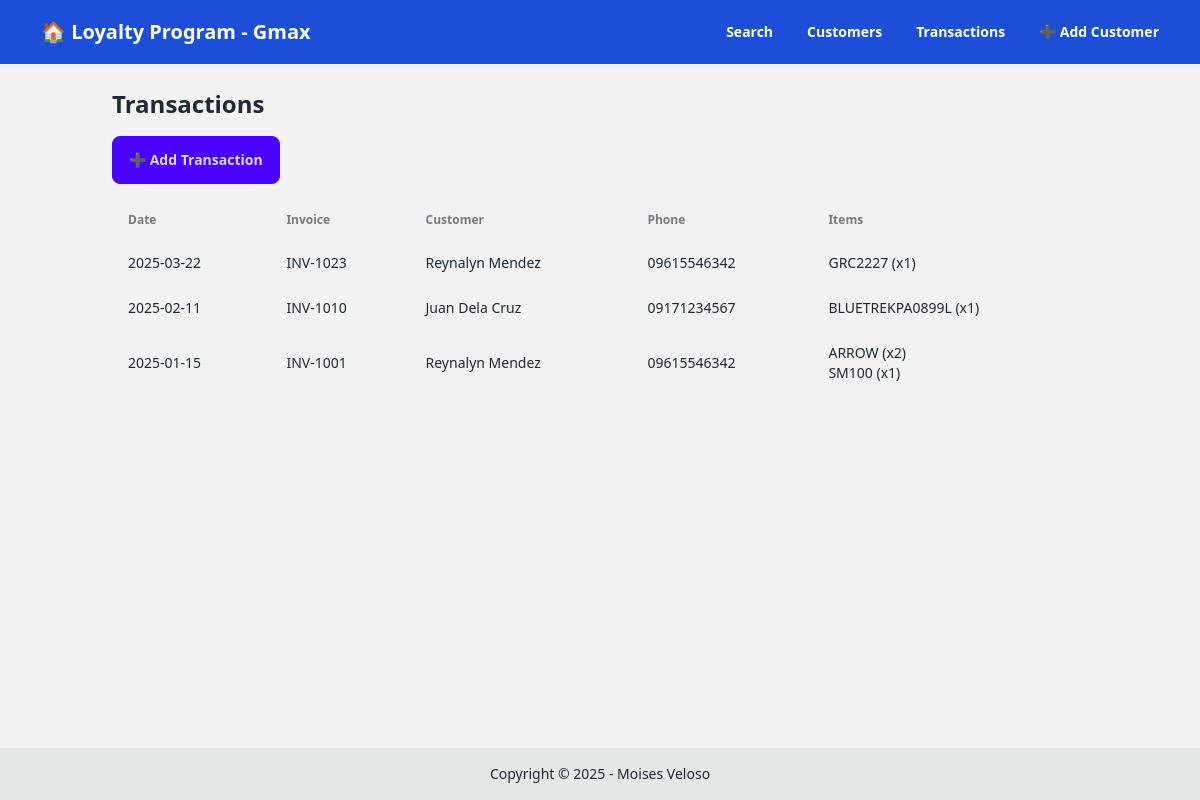
Screenshot of /transactions.php with the database file from the repository.
### tables this page shows
CREATE TABLE IF NOT EXISTS transactions (
  id INT AUTO_INCREMENT PRIMARY KEY,
  customer_id INT NOT NULL,
  date DATE NOT NULL,
  invoice VARCHAR(255) NOT NULL,
  answered_by VARCHAR(255),
  items JSON,
  FOREIGN KEY (customer_id) REFERENCES customers(id) ON DELETE CASCADE
);

CREATE TABLE IF NOT EXISTS customers (
  id INT AUTO_INCREMENT PRIMARY KEY,
  name VARCHAR(255) NOT NULL,
  address TEXT,
  phone VARCHAR(50) NOT NULL UNIQUE,
  email VARCHAR(255),
  birthday DATE,
  age INT,
  gender VARCHAR(20),
  marital_status VARCHAR(20)
);

### transactions.php (the view)
<?php include 'header.php'; ?>
<?php include 'db.php'; ?>
<h2 class="text-2xl font-bold mb-4">Transactions</h2>
<a href="add_transaction.php" class="btn btn-primary mb-4">➕ Add Transaction</a>
<?php
$sql = "SELECT t.id, t.date, t.invoice, t.answered_by, c.name, c.phone, t.items FROM transactions t LEFT JOIN customers c ON t.customer_id = c.id ORDER BY t.date DESC";
$res = $conn->query($sql);
if ($res && $res->num_rows>0) {
  echo "<div class='overflow-x-auto'><table class='table table-compact w-full'><thead><tr><th>Date</th><th>Invoice</th><th>Customer</th><th>Phone</th><th>Items</th></tr></thead><tbody>";
  while($r = $res->fetch_assoc()) {
    $items_html = '<span class="text-gray-500 italic">No items recorded</span>';
    if (!empty($r['items'])) {
      $items = json_decode($r['items'], true);
      if (is_array($items) && count($items)>0) {
        $parts = array();
        foreach($items as $it) {
          $name = htmlspecialchars($it['name'] ?? $it['model'] ?? 'Unknown');
          $qty = intval($it['qty'] ?? 1);
          $parts[] = $name . ' (x' . $qty . ')';
        }
        $items_html = implode('<br>', $parts);
      }
    }
    echo "<tr class='hover:bg-base-300' ><td>".htmlspecialchars($r['date'])."</td><td>".htmlspecialchars($r['invoice'])."</td><td>".htmlspecialchars($r['name'])."</td><td>".htmlspecialchars($r['phone'])."</td><td>$items_html</td></tr>";
  }
  echo "</tbody></table></div>";
} else {
  echo "<div class='alert alert-info'>No transactions found</div>";
}
?>
<?php include 'footer.php'; ?>

### header.php (shortened to what this page needs)
<!DOCTYPE html>
<html lang="en" data-theme="light">
<head>
  <script src="https://cdn.tailwindcss.com"></script>
  <link href="https://cdn.jsdelivr.net/npm/daisyui@4.4.24/dist/full.min.css" rel="stylesheet" />
</head>
<body class="min-h-screen flex flex-col bg-base-200">
  <header class="navbar bg-blue-700 text-white px-6">
    <div class="flex-1">
      <a href="index.php" class="btn btn-ghost normal-case text-xl">🏠 Loyalty Program - Gmax</a>
    </div>
    <div class="flex-none">
      <a href="index.php" class="btn btn-ghost">Search</a>
      <a href="customers.php" class="btn btn-ghost">Customers</a>
      <a href="transactions.php" class="btn btn-ghost">Transactions</a>
      <a href="add_customer.php" class="btn btn-ghost">➕ Add Customer</a>
    </div>
  </header>
  <main class="flex-1 container mx-auto p-6">

### footer.php
  </main><script src="assets/script.js"></script>
  <footer class="footer footer-center bg-base-300 text-base-content p-4">
    <aside>
      <p>Copyright © 2025 - Moises Veloso</p>
    </aside>
  </footer>
</body>
</html>

### rows the page displays
transactions: date "2025-03-22", invoice "INV-1023", customer.name "Reynalyn Mendez", customer.phone "09615546342", parts "GRC2227 (x1)"
transactions: date "2025-02-11", invoice "INV-1010", customer.name "Juan Dela Cruz", customer.phone "09171234567", parts "BLUETREKPA0899L (x1)"
transactions: date "2025-01-15", invoice "INV-1001", customer.name "Reynalyn Mendez", customer.phone "09615546342", parts "ARROW (x2) SM100 (x1)"
